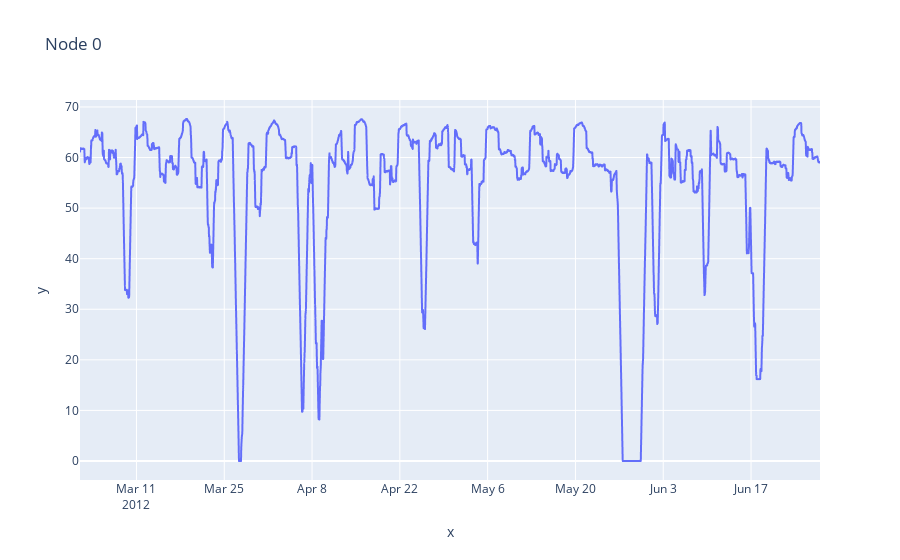

Here is the notebook cell this chart was saved with:
### Code cell
px.line(y = conv, x=timestamps[window_size - 1:], title = f'Node {node_index}')

### Figure 1 — Plotly figure (JSON) as saved in the notebook; plotly's stock layout.template omitted (floating-point values rounded to 4 significant figures; data arrays with more than 128 entries replaced by an {"elided": "..."} marker saying what was removed)
{"data": [{"hovertemplate": "x=%{x}<br>y=%{y}<extra></extra>", "legendgroup": "", "line": {"color": "#636efa", "dash": "solid"}, "marker": {"symbol": "circle"}, "mode": "lines", "name": "", "showlegend": false, "type": "scattergl", "x": {"elided": "33985 str values"}, "xaxis": "x", "y": {"elided": "33985 float values"}, "yaxis": "y"}], "layout": {"legend": {"tracegroupgap": 0}, "title": {"text": "Node 0"}, "xaxis": {"anchor": "y", "domain": [0, 1], "title": {"text": "x"}}, "yaxis": {"anchor": "x", "domain": [0, 1], "title": {"text": "y"}}}}
